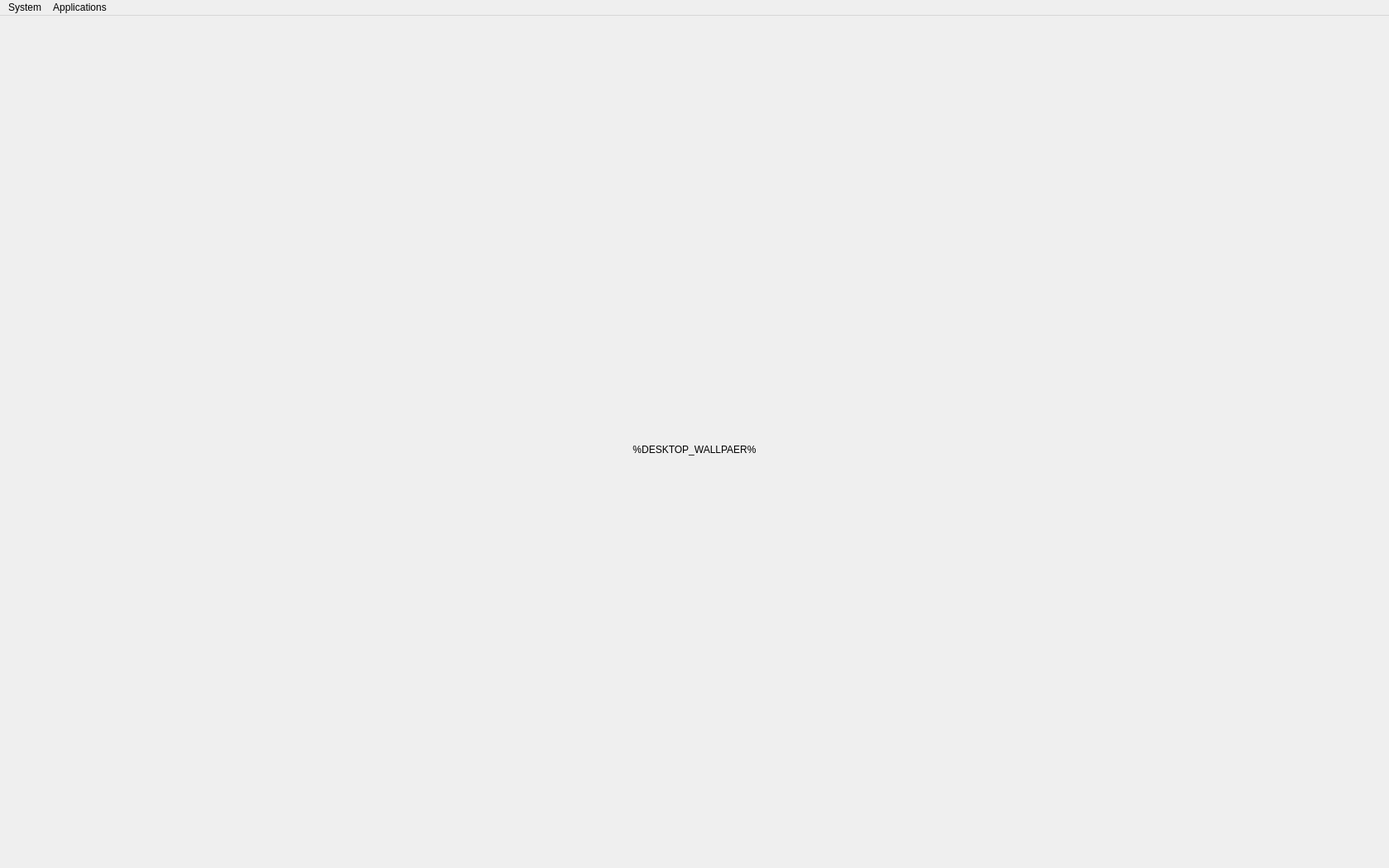
<?xml version="1.0" encoding="UTF-8"?>
<ui version="4.0">
 <class>MainWindow</class>
 <widget class="QMainWindow" name="MainWindow">
  <property name="geometry">
   <rect>
    <x>0</x>
    <y>0</y>
    <width>1680</width>
    <height>1050</height>
   </rect>
  </property>
  <property name="windowTitle">
   <string>Desktop</string>
  </property>
  <widget class="QWidget" name="centralwidget">
   <widget class="QLabel" name="label">
    <property name="geometry">
     <rect>
      <x>0</x>
      <y>0</y>
      <width>1680</width>
      <height>1050</height>
     </rect>
    </property>
    <property name="text">
     <string>%DESKTOP_WALLPAER%</string>
    </property>
    <property name="alignment">
     <set>Qt::AlignCenter</set>
    </property>
   </widget>
  </widget>
  <widget class="QMenuBar" name="menubar">
   <property name="geometry">
    <rect>
     <x>0</x>
     <y>0</y>
     <width>1680</width>
     <height>21</height>
    </rect>
   </property>
   <widget class="QMenu" name="menuSystem">
    <property name="title">
     <string>System</string>
    </property>
    <addaction name="separator"/>
    <addaction name="actionShutdown"/>
    <addaction name="actionReboot"/>
    <addaction name="separator"/>
    <addaction name="actionEnd_session"/>
   </widget>
   <widget class="QMenu" name="menuApplications">
    <property name="title">
     <string>Applications</string>
    </property>
    <addaction name="actionSurface"/>
    <addaction name="actionLibreOffice"/>
    <addaction name="actionThunar"/>
    <addaction name="actionVLC"/>
    <addaction name="actionBlender_3D"/>
   </widget>
   <addaction name="menuSystem"/>
   <addaction name="menuApplications"/>
  </widget>
  <action name="actionSettings">
   <property name="text">
    <string>Settings</string>
   </property>
  </action>
  <action name="actionTerminal">
   <property name="text">
    <string>Terminal</string>
   </property>
  </action>
  <action name="actionShutdown">
   <property name="text">
    <string>Shutdown</string>
   </property>
  </action>
  <action name="actionReboot">
   <property name="text">
    <string>Reboot</string>
   </property>
  </action>
  <action name="actionEnd_session">
   <property name="text">
    <string>End session</string>
   </property>
  </action>
  <action name="actionSurface">
   <property name="text">
    <string>Surface</string>
   </property>
  </action>
  <action name="actionLibreOffice">
   <property name="text">
    <string>LibreOffice</string>
   </property>
  </action>
  <action name="actionIndexator">
   <property name="text">
    <string>Indexator</string>
   </property>
  </action>
  <action name="actionThunar">
   <property name="text">
    <string>Thunar</string>
   </property>
  </action>
  <action name="actionVLC">
   <property name="text">
    <string>VLC</string>
   </property>
  </action>
  <action name="actionBlender_3D">
   <property name="text">
    <string>Blender 3D</string>
   </property>
  </action>
  <action name="actionTelegram">
   <property name="text">
    <string>Telegram</string>
   </property>
  </action>
 </widget>
 <resources/>
 <connections/>
</ui>
